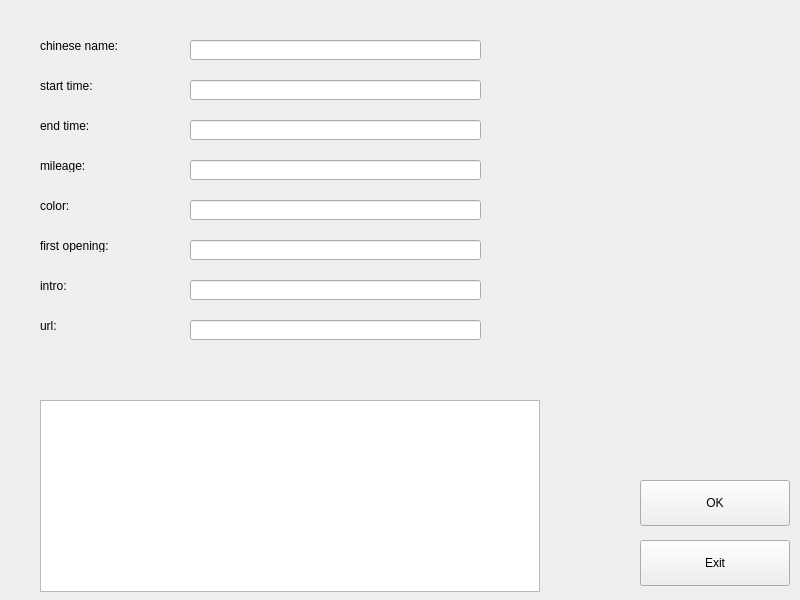
<?xml version="1.0" encoding="UTF-8"?>
<ui version="4.0">
 <class>modify_L</class>
 <widget class="QWidget" name="modify_L">
  <property name="geometry">
   <rect>
    <x>0</x>
    <y>0</y>
    <width>800</width>
    <height>600</height>
   </rect>
  </property>
  <property name="windowTitle">
   <string>Form</string>
  </property>
  <widget class="QLabel" name="name">
   <property name="geometry">
    <rect>
     <x>40</x>
     <y>40</y>
     <width>78</width>
     <height>12</height>
    </rect>
   </property>
   <property name="text">
    <string>chinese name:</string>
   </property>
  </widget>
  <widget class="QLabel" name="start">
   <property name="geometry">
    <rect>
     <x>40</x>
     <y>80</y>
     <width>66</width>
     <height>12</height>
    </rect>
   </property>
   <property name="text">
    <string>start time:</string>
   </property>
  </widget>
  <widget class="QLabel" name="end">
   <property name="geometry">
    <rect>
     <x>40</x>
     <y>120</y>
     <width>54</width>
     <height>12</height>
    </rect>
   </property>
   <property name="text">
    <string>end time:</string>
   </property>
  </widget>
  <widget class="QLabel" name="mileage">
   <property name="geometry">
    <rect>
     <x>40</x>
     <y>160</y>
     <width>48</width>
     <height>12</height>
    </rect>
   </property>
   <property name="text">
    <string>mileage:</string>
   </property>
  </widget>
  <widget class="QLabel" name="open">
   <property name="geometry">
    <rect>
     <x>40</x>
     <y>240</y>
     <width>84</width>
     <height>12</height>
    </rect>
   </property>
   <property name="text">
    <string>first opening:</string>
   </property>
  </widget>
  <widget class="QLabel" name="intro">
   <property name="geometry">
    <rect>
     <x>40</x>
     <y>280</y>
     <width>36</width>
     <height>12</height>
    </rect>
   </property>
   <property name="text">
    <string>intro:</string>
   </property>
  </widget>
  <widget class="QLabel" name="color">
   <property name="geometry">
    <rect>
     <x>40</x>
     <y>200</y>
     <width>36</width>
     <height>12</height>
    </rect>
   </property>
   <property name="text">
    <string>color:</string>
   </property>
  </widget>
  <widget class="QLabel" name="url">
   <property name="geometry">
    <rect>
     <x>40</x>
     <y>320</y>
     <width>24</width>
     <height>12</height>
    </rect>
   </property>
   <property name="text">
    <string>url:</string>
   </property>
  </widget>
  <widget class="QPushButton" name="OK">
   <property name="geometry">
    <rect>
     <x>640</x>
     <y>480</y>
     <width>150</width>
     <height>46</height>
    </rect>
   </property>
   <property name="text">
    <string>OK</string>
   </property>
  </widget>
  <widget class="QPushButton" name="Exit">
   <property name="geometry">
    <rect>
     <x>640</x>
     <y>540</y>
     <width>150</width>
     <height>46</height>
    </rect>
   </property>
   <property name="text">
    <string>Exit</string>
   </property>
  </widget>
  <widget class="QTextBrowser" name="out">
   <property name="geometry">
    <rect>
     <x>40</x>
     <y>400</y>
     <width>500</width>
     <height>192</height>
    </rect>
   </property>
  </widget>
  <widget class="QLineEdit" name="name_input">
   <property name="geometry">
    <rect>
     <x>190</x>
     <y>40</y>
     <width>291</width>
     <height>20</height>
    </rect>
   </property>
  </widget>
  <widget class="QLineEdit" name="start_input">
   <property name="geometry">
    <rect>
     <x>190</x>
     <y>80</y>
     <width>291</width>
     <height>20</height>
    </rect>
   </property>
  </widget>
  <widget class="QLineEdit" name="end_input">
   <property name="geometry">
    <rect>
     <x>190</x>
     <y>120</y>
     <width>291</width>
     <height>20</height>
    </rect>
   </property>
  </widget>
  <widget class="QLineEdit" name="mileage_input">
   <property name="geometry">
    <rect>
     <x>190</x>
     <y>160</y>
     <width>291</width>
     <height>20</height>
    </rect>
   </property>
  </widget>
  <widget class="QLineEdit" name="color_input">
   <property name="geometry">
    <rect>
     <x>190</x>
     <y>200</y>
     <width>291</width>
     <height>20</height>
    </rect>
   </property>
  </widget>
  <widget class="QLineEdit" name="open_input">
   <property name="geometry">
    <rect>
     <x>190</x>
     <y>240</y>
     <width>291</width>
     <height>20</height>
    </rect>
   </property>
  </widget>
  <widget class="QLineEdit" name="intro_input">
   <property name="geometry">
    <rect>
     <x>190</x>
     <y>280</y>
     <width>291</width>
     <height>20</height>
    </rect>
   </property>
  </widget>
  <widget class="QLineEdit" name="url_input">
   <property name="geometry">
    <rect>
     <x>190</x>
     <y>320</y>
     <width>291</width>
     <height>20</height>
    </rect>
   </property>
  </widget>
 </widget>
 <resources/>
 <connections/>
</ui>
